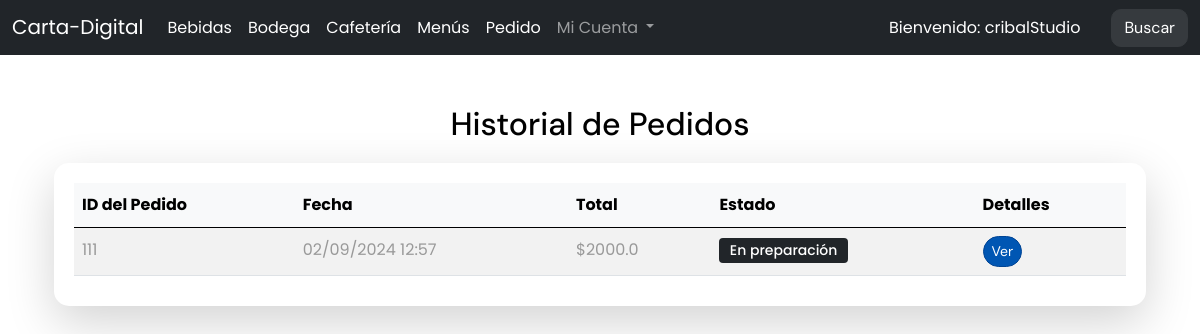
The app's page /historial_pedidos/ (signed in), older data.
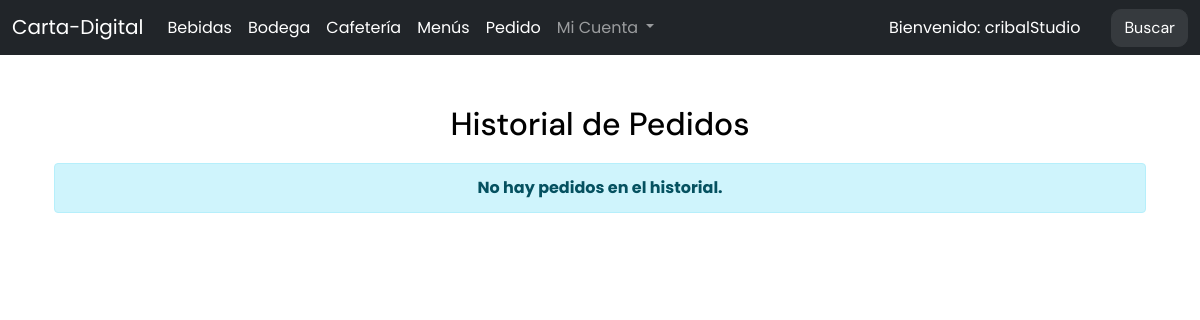
The same page, newer data.
### carta/models.py (models this page shows, shortened)
class Pedido(models.Model):
    ESTADOS_CHOICES = [
        ('confirmado', 'confirmado'),
        ('en_preparacion', 'En preparación'),
        ('listo_para_entregar', 'Listo para entregar'),
        ('entregado', 'entregado'),
        ('finalizado', 'Finalizado'),
        ('cancelado', 'Cancelado'),
    ]
    anotacion_cliente = models.TextField(blank= True, null= True)
    items = models.ManyToManyField(Item, blank=True, related_name="items", through='PedidoItem')
    monto_total = models.FloatField(null=False, default=0, verbose_name="Monto total")
    fecha = models.DateTimeField(null=True, auto_now_add=True)  # Definido con auto_now_add para establecer la fecha automáticamente al crear un pedido
    cliente = models.ForeignKey(Cliente, null=True, on_delete=models.CASCADE)
    completado= models.BooleanField(default=False, null=True)
    estado= models.CharField(max_length=25, choices= ESTADOS_CHOICES, default= 'confirmado')
    def calcular_monto(self):
        monto_total = 0
        for item in self.pedido_item.all():
            monto_total += item.item.precio * item.cantidad_seleccionada
        self.monto_total = monto_total
        self.save(update_fields=['monto_total'])
        return monto_total
    def get_estado_display(self):
        return dict(self.ESTADOS_CHOICES).get(self.estado, 'Desconocido')

class PedidoItem(models.Model):
    pedido = models.ForeignKey(Pedido, on_delete=models.CASCADE, related_name="pedido_item")
    item = models.ForeignKey(Item, on_delete=models.CASCADE)
    cantidad_seleccionada = models.IntegerField(null=False, default=1, verbose_name="Cantidad seleccionada")
    subtotal = models.DecimalField(max_digits=10, decimal_places=2, null=True, blank=True, verbose_name="Subtotal")

class Item(models.Model):
    nombre = models.CharField(max_length=50, null=False)
    precio = models.FloatField(null=False)
    cantidad_stock = models.IntegerField(null=False, verbose_name="Cantidad en stock")
    categoria = models.ForeignKey(Categoria, on_delete= models.CASCADE, null=True)
    foto = models.ImageField(blank=True, default="/empty.png", upload_to='items/',verbose_name="foto")

### carta/views/historial.py (the view)
# urls.py: path('historial_pedidos/', historial_pedidos, name='historial_pedidos'),
@login_required(login_url='/users/login/')
def historial_pedidos(request):
    cliente = request.user.cliente
    pedidos = Pedido.objects.filter(cliente=cliente).order_by('-fecha')  # Mostrar todos los pedidos
    return render(request, 'historial_pedidos.html', {'pedidos': pedidos})

### carta/templates/historial_pedidos.html (shortened to what this page needs)
{% extends "base.html" %}
{% block content %}
<div class="container mt-5">
    <h2 class="text-center mb-4">Historial de Pedidos</h2>
    {% if pedidos %}
    <div class="card border-0 shadow-lg">
        <div class="card-body p-4">
            <div class="table-responsive">
                <table class="table table-striped table-hover">
                    <thead class="table-light">
                        <tr>
                            <th>ID del Pedido</th>
                            <th>Fecha</th>
                            <th>Total</th>
                            <th>Estado</th>
                            <th>Detalles</th>
                        </tr>
                    </thead>
                    <tbody>
                        {% for pedido in pedidos %}
                        <tr>
                            <td>{{ pedido.id }}</td>
                            <td>{{ pedido.fecha|date:"d/m/Y H:i" }}</td>
                            <td>${{ pedido.calcular_monto }}</td>
                            <td>
                                <span class="badge
                                    {% if pedido.estado == 'confirmado' %}bg-warning text-dark
                                    {% elif pedido.estado == 'finalizado' %}bg-success text-white
                                    {% elif pedido.estado == 'listo_para_entregar' %}bg-success text-white
                                    {% elif pedido.estado == 'cancelado' %}bg-danger text-white
                                    {% elif pedido.estado == 'entregado' %}bg-info text-white
                                    {% else %}bg-dark text-white
                                    {% endif %}
                                ">
                                    {{ pedido.get_estado_display }}
                                </span>
                            </td>
                            <td>
                                <a href="{% url 'confirmar-pedido' pedido.id %}" class="btn btn-primary btn-sm rounded-pill">
                                     Ver
                                </a>
                            </td>
                        </tr>
                        {% endfor %}
                    </tbody>
                </table>
            </div>
        </div>
    </div>
    {% else %}
    <div class="alert alert-info text-center" role="alert">
        <strong>No hay pedidos en el historial.</strong>
    </div>
    {% endif %}
</div>
{% endblock %}

Row changes from the older to the newer data that the page shows:
removed Pedido: id "111", fecha "02/09/2024 12:57", calcular_monto "2000.0", estado "En preparación"
Text that changed along with them:
text no longer shown: "ID del Pedido Fecha Total Estado Detalles"
text now shown: "No hay pedidos en el historial."
